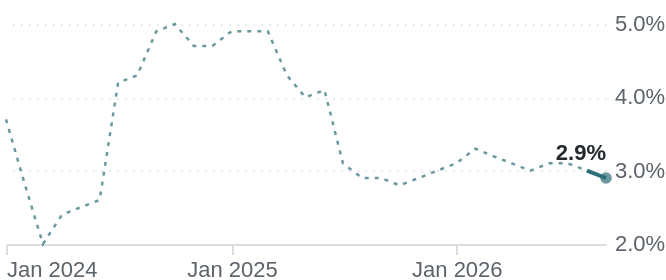

Specify this chart in Vega-Lite:
### Vega-Lite specification from a JSON file in a GitHub repository (floating-point values rounded to 4 significant figures)
{"$schema": "https://vega.github.io/schema/vega-lite/v6.json", "width": 300, "height": 110, "padding": {"left": 0, "right": 0, "top": 6, "bottom": 0}, "data": {"values": [{"s": "HICP", "role": "accent", "t": "2024-01", "v": 3.7, "ill": true, "joint": false, "prelim": false, "last": false}, {"s": "HICP", "role": "accent", "t": "2024-02", "v": 2.8, "ill": true, "joint": false, "prelim": false, "last": false}, {"s": "HICP", "role": "accent", "t": "2024-03", "v": 2, "ill": true, "joint": false, "prelim": false, "last": false}, {"s": "HICP", "role": "accent", "t": "2024-04", "v": 2.4, "ill": true, "joint": false, "prelim": false, "last": false}, {"s": "HICP", "role": "accent", "t": "2024-05", "v": 2.5, "ill": true, "joint": false, "prelim": false, "last": false}, {"s": "HICP", "role": "accent", "t": "2024-06", "v": 2.6, "ill": true, "joint": false, "prelim": false, "last": false}, {"s": "HICP", "role": "accent", "t": "2024-07", "v": 4.2, "ill": true, "joint": false, "prelim": false, "last": false}, {"s": "HICP", "role": "accent", "t": "2024-08", "v": 4.3, "ill": true, "joint": false, "prelim": false, "last": false}, {"s": "HICP", "role": "accent", "t": "2024-09", "v": 4.9, "ill": true, "joint": false, "prelim": false, "last": false}, {"s": "HICP", "role": "accent", "t": "2024-10", "v": 5, "ill": true, "joint": false, "prelim": false, "last": false}, {"s": "HICP", "role": "accent", "t": "2024-11", "v": 4.7, "ill": true, "joint": false, "prelim": false, "last": false}, {"s": "HICP", "role": "accent", "t": "2024-12", "v": 4.7, "ill": true, "joint": false, "prelim": false, "last": false}, {"s": "HICP", "role": "accent", "t": "2025-01", "v": 4.9, "ill": true, "joint": false, "prelim": false, "last": false}, {"s": "HICP", "role": "accent", "t": "2025-02", "v": 4.9, "ill": true, "joint": false, "prelim": false, "last": false}, {"s": "HICP", "role": "accent", "t": "2025-03", "v": 4.9, "ill": true, "joint": false, "prelim": false, "last": false}, {"s": "HICP", "role": "accent", "t": "2025-04", "v": 4.3, "ill": true, "joint": false, "prelim": false, "last": false}, {"s": "HICP", "role": "accent", "t": "2025-05", "v": 4, "ill": true, "joint": false, "prelim": false, "last": false}, {"s": "HICP", "role": "accent", "t": "2025-06", "v": 4.1, "ill": true, "joint": false, "prelim": false, "last": false}, {"s": "HICP", "role": "accent", "t": "2025-07", "v": 3.1, "ill": true, "joint": false, "prelim": false, "last": false}, {"s": "HICP", "role": "accent", "t": "2025-08", "v": 2.9, "ill": true, "joint": false, "prelim": false, "last": false}, {"s": "HICP", "role": "accent", "t": "2025-09", "v": 2.9, "ill": true, "joint": false, "prelim": false, "last": false}, {"s": "HICP", "role": "accent", "t": "2025-10", "v": 2.8, "ill": true, "joint": false, "prelim": false, "last": false}, {"s": "HICP", "role": "accent", "t": "2025-11", "v": 2.9, "ill": true, "joint": false, "prelim": false, "last": false}, {"s": "HICP", "role": "accent", "t": "2025-12", "v": 3, "ill": true, "joint": false, "prelim": false, "last": false}, {"s": "HICP", "role": "accent", "t": "2026-01", "v": 3.1, "ill": true, "joint": false, "prelim": false, "last": false}, {"s": "HICP", "role": "accent", "t": "2026-02", "v": 3.3, "ill": true, "joint": false, "prelim": false, "last": false}, {"s": "HICP", "role": "accent", "t": "2026-03", "v": 3.2, "ill": true, "joint": false, "prelim": false, "last": false}, {"s": "HICP", "role": "accent", "t": "2026-04", "v": 3.1, "ill": true, "joint": false, "prelim": false, "last": false}, {"s": "HICP", "role": "accent", "t": "2026-05", "v": 3, "ill": true, "joint": false, "prelim": false, "last": false}, {"s": "HICP", "role": "accent", "t": "2026-06", "v": 3.1, "ill": true, "joint": false, "prelim": false, "last": false}, {"s": "HICP", "role": "accent", "t": "2026-07", "v": 3.1, "ill": true, "joint": false, "prelim": false, "last": false}, {"s": "HICP", "role": "accent", "t": "2026-08", "v": 3, "ill": false, "joint": true, "prelim": false, "last": false}, {"s": "HICP", "role": "accent", "t": "2026-09", "v": 2.9, "ill": false, "joint": false, "prelim": false, "last": true}]}, "config": {"font": "Inter Variable, Plus Jakarta Sans, sans-serif", "view": {"stroke": null}, "axis": {"labelFont": "Inter Variable, Plus Jakarta Sans, sans-serif", "labelFontSize": 11, "labelColor": "#5D636B"}}, "encoding": {"x": {"field": "t", "type": "temporal", "title": null, "axis": {"format": "%b %Y", "tickCount": 3, "tickColor": "#D9DEE3", "domainColor": "#D9DEE3", "grid": false, "labelFlush": true}}, "y": {"field": "v", "type": "quantitative", "title": null, "scale": {"zero": false, "nice": true}, "axis": {"format": ".1f", "orient": "right", "gridColor": "#E8ECEF", "gridDash": [1, 3], "domain": false, "ticks": false, "tickCount": 3, "labelPadding": 4, "labelExpr": "datum.label + '%'"}}, "color": {"field": "role", "type": "nominal", "legend": null, "scale": {"domain": ["accent"], "range": ["#2C6E76"]}}}, "layer": [{"transform": [{"filter": "datum.ill || datum.joint"}], "mark": {"type": "line", "strokeWidth": 1.25, "strokeDash": [2, 3], "opacity": 0.7}, "encoding": {"detail": {"field": "s"}}}, {"transform": [{"filter": "!datum.ill"}], "mark": {"type": "line", "strokeWidth": 2}, "encoding": {"detail": {"field": "s"}}}, {"transform": [{"filter": "datum.last"}], "mark": {"type": "point", "filled": true, "size": 34, "strokeWidth": 1.5}, "encoding": {"fill": {"condition": {"test": "datum.prelim", "value": "white"}, "field": "role", "type": "nominal", "scale": {"domain": ["accent"], "range": ["#2C6E76"]}, "legend": null}}}, {"transform": [{"filter": "datum.last"}, {"calculate": "format(datum.v, '.1f') + '%'", "as": "lab"}], "mark": {"type": "text", "align": "right", "baseline": "bottom", "dy": -7, "fontSize": 11, "fontWeight": 600, "font": "Inter Variable, Plus Jakarta Sans, sans-serif"}, "encoding": {"text": {"field": "lab"}, "color": {"condition": {"test": "datum.role === 'context'", "value": "#5D636B"}, "value": "#24292E"}}}]}
